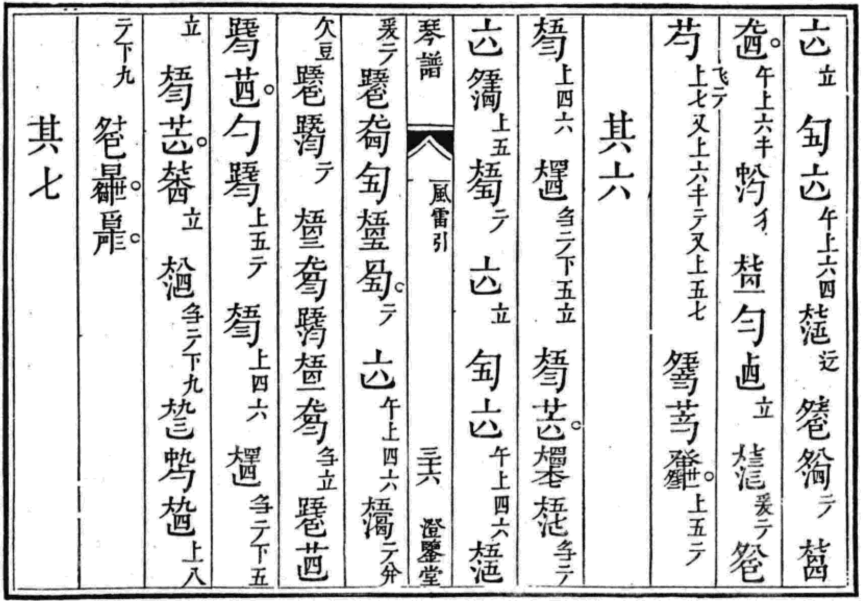
#> input picture examples/19-1_input.jpg, 1727 x 1202 px (shown at 1/2 size); its folder holds only this picture in this run
$ python -i labeler.py   (imports and definitions only)
#> lines starting #> are read from the running program, lines starting #| are printed output that depends on the picture
#!/usr/bin/env python3
"""依序標註減字譜字圖，保存五欄資料並提供相似圖片建議。"""
from __future__ import annotations

import argparse
import csv
import re
import sqlite3
from collections import defaultdict
from datetime import datetime
from pathlib import Path

from PIL import Image, ImageOps

FIELDS = ("string1", "string2", "hui1", "hui2", "other")
IMAGE_SUFFIXES = {".png", ".jpg", ".jpeg", ".tif", ".tiff", ".bmp"}


def natural_key(path: Path):
    return [int(part) if part.isdigit() else part.lower()
            for part in re.split(r"(\d+)", path.name)]


def image_feature(path: Path) -> tuple[str, float]:
    """計算64-bit dHash與墨跡比例，供相似範例檢索。"""
#> called with path = 'examples/19-1_input.jpg'
    with Image.open(path) as source:
#> source is the input picture: PIL image 1727x1202 RGB; min 0, max 255, mean 218.3
        gray = ImageOps.exif_transpose(source).convert("L")
        tiny = gray.resize((9, 8), Image.Resampling.LANCZOS)
        pixels = tiny.tobytes()
        value = 0
        for y in range(8):
            for x in range(8):
                value = (value << 1) | int(pixels[y * 9 + x + 1] < pixels[y * 9 + x])
#> after the loop, value = 15272713365784087411
        sample = gray.resize((64, 64), Image.Resampling.BILINEAR)
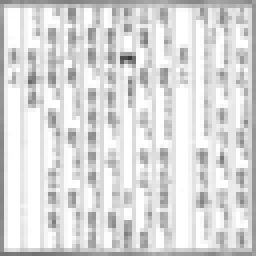
#> sample: PIL image 64x64 L (shown 4 times larger); min 57, max 255, mean 217.7
        ink_ratio = sum(pixel < 180 for pixel in sample.tobytes()) / 4096
#> ink_ratio = 0.162
    return f"{value:016x}", ink_ratio


# [48 lines left out: functions connect_db, index_images, export_csv, not called in this run]


class Labeler:
    # [72 lines left out: function __init__, not called in this run]

    def labeled(self, image_id: str) -> bool:
        return self.db.execute("SELECT 1 FROM labels WHERE image_id=?", (image_id,)).fetchone() is not None

    # [67 lines left out: functions refresh_gallery, make_suggestions, use_suggestion, refresh, not called in this run]

    def save_position(self) -> None:
        self.db.execute("INSERT OR REPLACE INTO state VALUES('position',?)", (str(self.index),))
        self.db.commit()

    # [68 lines left out: functions move, confirm, next_unlabeled, close, main, not called in this run]


# [2 lines not run here, left out]

>>> result = image_feature('examples/19-1_input.jpg')
#> result = ('d3f393e34bebcb73', 0.162)

$ run again, on examples/20-2_input.jpg
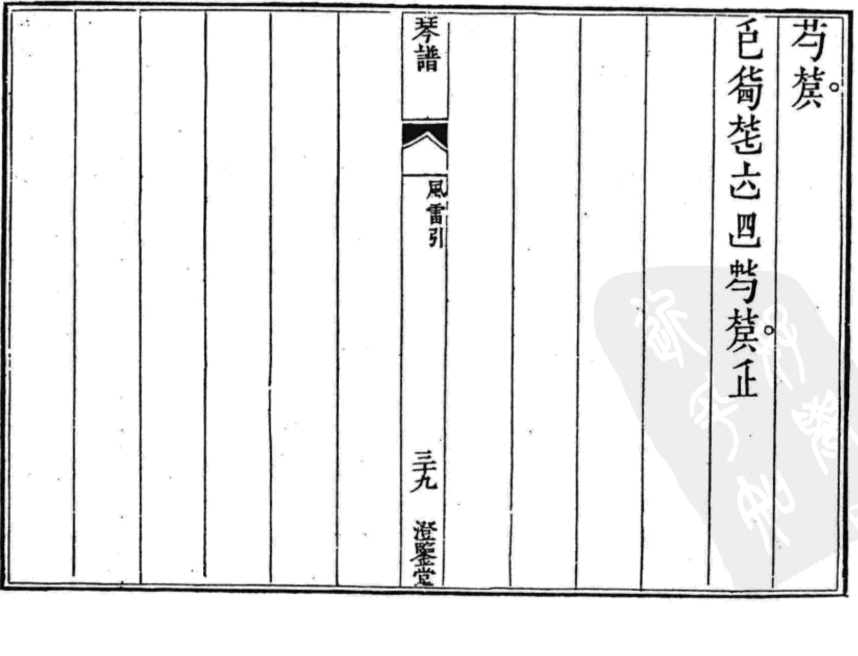
#> input picture examples/20-2_input.jpg, 1716 x 1311 px (shown at 1/2 size)
#> in image_feature, source is the input picture: PIL image 1716x1311 RGB; min 0, max 255, mean 236
#> after the loop in image_feature, `for y in range(8):`: value = 8319084566981080883
#> in image_feature, `sample = gray.resize((64, 64), Image.Resampling.BILINEAR)`:
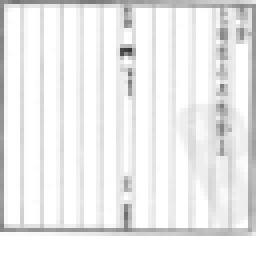
#> sample: PIL image 64x64 L (shown 4 times larger); min 53, max 255, mean 235.9
#> ink_ratio = 0.0701
#> result = ('7373535657577733', 0.0701)

$ run again, on examples/21-1_input.jpg
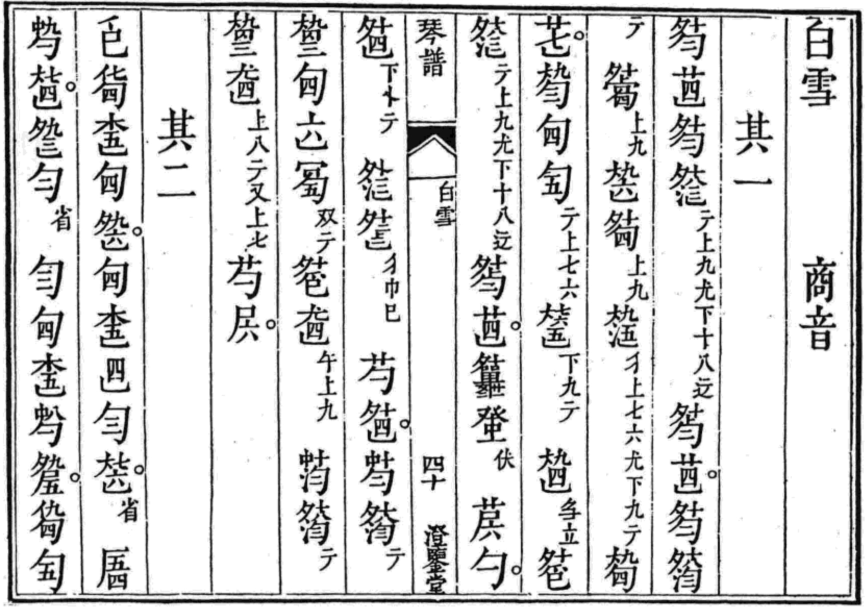
#> input picture examples/21-1_input.jpg, 1732 x 1214 px (shown at 1/2 size)
#> in image_feature, source is the input picture: PIL image 1732x1214 RGB; min 0, max 255, mean 216.9
#> after the loop in image_feature, `for y in range(8):`: value = 7004544829525861428
#> in image_feature, `sample = gray.resize((64, 64), Image.Resampling.BILINEAR)`:
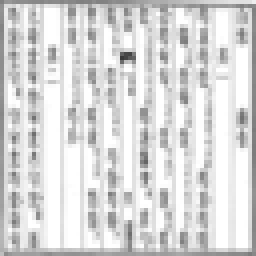
#> sample: PIL image 64x64 L (shown 4 times larger); min 58, max 255, mean 216.3
#> ink_ratio = 0.184
#> result = ('6135246929302434', 0.184)

$ run again, on examples/19-1_prediction.jpg
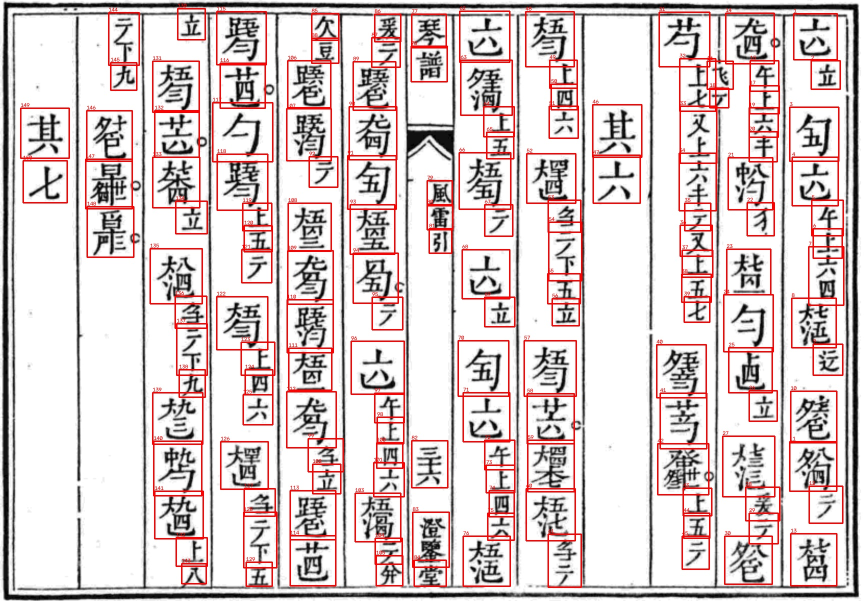
#> input picture examples/19-1_prediction.jpg, 1727 x 1202 px (shown at 1/2 size)
#> in image_feature, source is the input picture: PIL image 1727x1202 RGB; mean R, G, B 216.5, 201.8, 201.7
#> in image_feature, `gray = ImageOps.exif_transpose(source).convert("L")`:
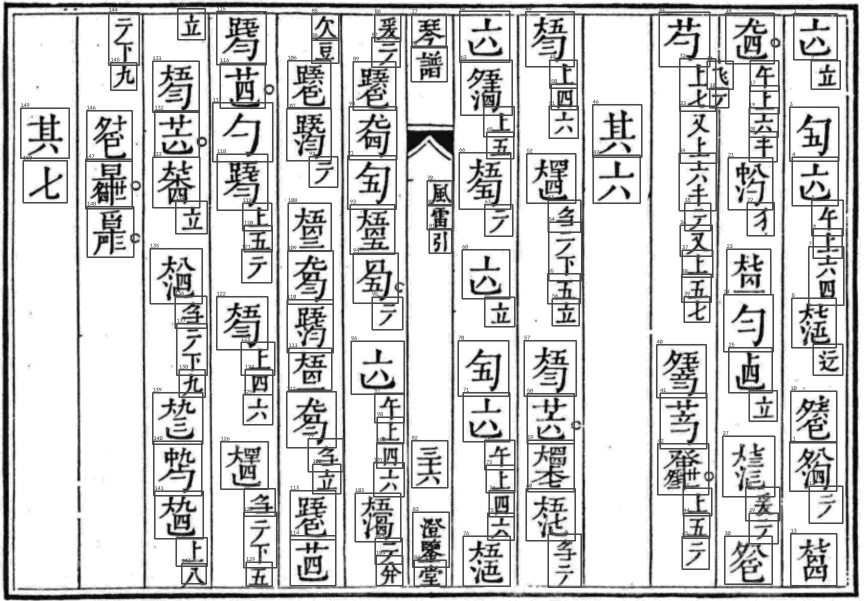
#> gray: PIL image 1727x1202 L (shown at 1/2 size); min 0, max 255, mean 206.2
#> after the loop in image_feature, `for y in range(8):`: value = 15196187358638369779
#> in image_feature, `sample = gray.resize((64, 64), Image.Resampling.BILINEAR)`:
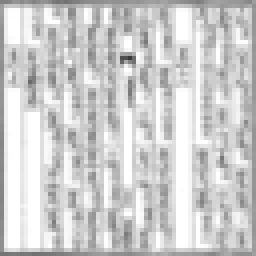
#> sample: PIL image 64x64 L (shown 4 times larger); min 57, max 255, mean 205.6
#> ink_ratio = 0.233
#> result = ('d2e3b3e3cbebebf3', 0.233)
